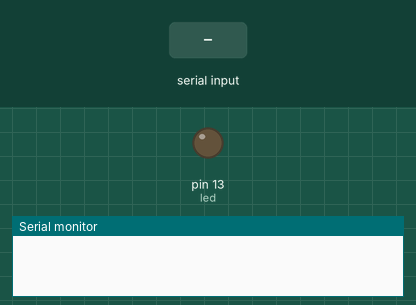
The sketch below on a simulated Arduino Uno, built with avr-gcc and run on an emulated ATmega328P. On the bench: output pins drawn as LEDs (lit = HIGH), the last lines printed to the serial monitor. Inputs (shaded band) come from the test bench. Random numbers use the default seed unless the sketch sets one.

Above: at 0.05 s.
At 1.2 s:
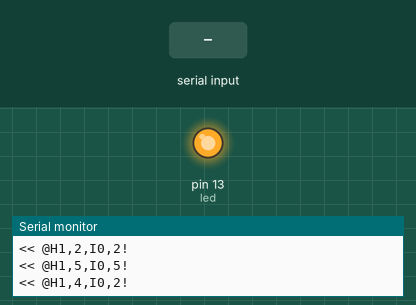
1.3 s: "A" received over Serial
2.8 s: "E" received over Serial
Timing chart, 0 to 5.8 s (numbered marks = the images above; inputs shaded):
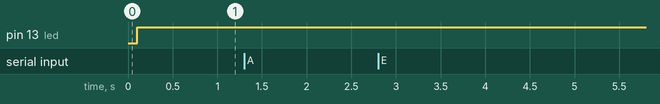

The sketch:

DemoDuino.ino
```cpp
#include <Streaming.h>
int led = 13;
unsigned long current_time;
unsigned long last_send;
bool a_or_b = true;

void setup() {
  Serial.begin(9600);
  pinMode(led, OUTPUT);
}

void loop() {

  current_time = millis();

  if(current_time-last_send >= 100) {
    if(a_or_b) {
      Serial << "<< ";
      Serial << "@" << "H" << 1 << "," << (int)random(1, 7);
      Serial << "," << "I" << 0 << "," << (int)random(1, 7);
      Serial << "!" << endl;
      digitalWrite(led, HIGH);
    } else {
      Serial << "<< ";
      Serial << "@" << "H" << 0 << "," << (int)random(1, 7);
      Serial << "," << "I" << 1 << "," << (int)random(1, 7);
      Serial << "!" << endl;
      digitalWrite(led, LOW);
    }
    last_send = current_time;
  }

  if(Serial.available()) {
    char c = Serial.read();
    switch(c) {
      case 'A': // forward
      Serial << "<< ";
      Serial << "#" << "L" << 1 << "," << 255;
      Serial << "," << "R" << 1 << "," << 255;
      Serial << "!" << endl;
      break;
      case 'B': // backward
      Serial << "<< ";
      Serial << "#" << "L" << 0 << "," << 255;
      Serial << "," << "R" << 0 << "," << 255;
      Serial << "!" << endl;
      break;
      case 'C': // left
      Serial << "<< ";
      Serial << "#" << "L" << 0 << "," << 255;
      Serial << "," << "R" << 1 << "," << 255;
      Serial << "!" << endl;
      break;
      case 'D': // right
      Serial << "<< ";
      Serial << "#" << "L" << 1 << "," << 255;
      Serial << "," << "R" << 0 << "," << 255;
      Serial << "!" << endl;
      break;
      case 'E': // sequence
      Serial << "<< ";
      Serial << "#" << "G" << 0 << "," << 1;
      Serial << "," << "0" << 0 << "," << 0;
      Serial << "!" << endl;
      break;
    }
  }

}
```
